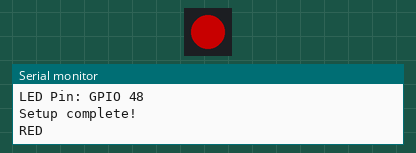
This program was run on a simulated ESP32-S3. Parts: 1 RGB LEDs in strip order, left to right, the last lines printed to the serial monitor. Dim RGB values are drawn brighter than linear.

Above: at 1.0 s.
At 3.0 s:
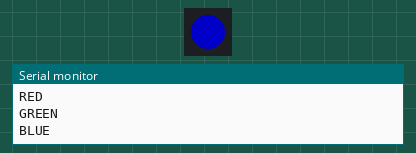
At 5.0 s:
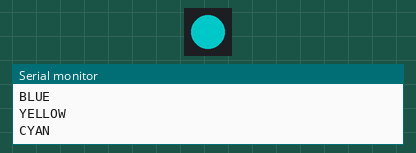
At 10.0 s:
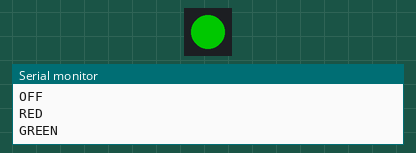
Timing chart, 0 to 10.9 s (numbered marks = the images above):
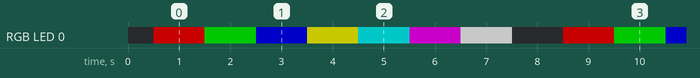

Measured:
- by itself, RGB LED 0: repeats every 8.0 s: RGB(0, 100, 0) 1.0 s, RGB(0, 0, 100) 1.0 s, RGB(100, 100, 0) 1.0 s, RGB(0, 100, 100) 1.0 s, RGB(100, 0, 100) 1.0 s, RGB(100, 100, 100) 1.0 s, off 1.0 s, RGB(100, 0, 0) 1.0 s
- by itself, everything shown: repeats every 8.0 s, in 8 steps

The program:

main.cpp
```cpp
#include <Arduino.h>
#include <Adafruit_NeoPixel.h>

#define LED_PIN 48
#define NUM_PIXELS 1

Adafruit_NeoPixel strip(NUM_PIXELS, LED_PIN, NEO_GRB + NEO_KHZ800);

void setup()
{
  Serial.begin(115200);

  delay(500);
  Serial.println("\n\n=== Starting WS2812 RGB LED test ===");
  Serial.println("Board: 4D Systems ESP32-S3");
  Serial.println("LED Pin: GPIO 48");

  strip.begin();
  strip.setBrightness(100); // Set brightness (0-255)
  strip.show();

  Serial.println("Setup complete!\n");
}

void loop()
{
  // Red
  strip.setPixelColor(0, strip.Color(255, 0, 0));
  strip.show();
  Serial.println("RED");
  delay(1000);

  // Green
  strip.setPixelColor(0, strip.Color(0, 255, 0));
  strip.show();
  Serial.println("GREEN");
  delay(1000);

  // Blue
  strip.setPixelColor(0, strip.Color(0, 0, 255));
  strip.show();
  Serial.println("BLUE");
  delay(1000);

  // Yellow
  strip.setPixelColor(0, strip.Color(255, 255, 0));
  strip.show();
  Serial.println("YELLOW");
  delay(1000);

  // Cyan
  strip.setPixelColor(0, strip.Color(0, 255, 255));
  strip.show();
  Serial.println("CYAN");
  delay(1000);

  // Magenta
  strip.setPixelColor(0, strip.Color(255, 0, 255));
  strip.show();
  Serial.println("MAGENTA");
  delay(1000);

  // White
  strip.setPixelColor(0, strip.Color(255, 255, 255));
  strip.show();
  Serial.println("WHITE");
  delay(1000);

  // Off
  strip.setPixelColor(0, strip.Color(0, 0, 0));
  strip.show();
  Serial.println("OFF");
  delay(1000);
}
```
